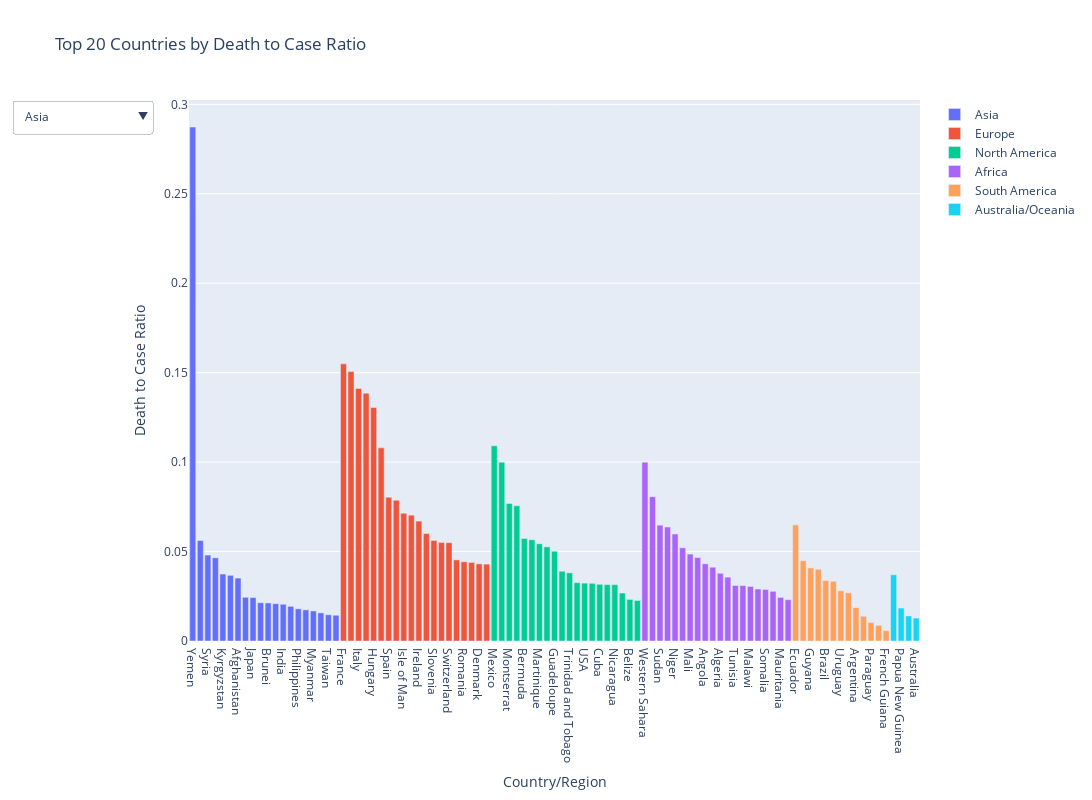

Notebook code for this chart:
### Code cell
import plotly.graph_objects as go

# Load the data
df = pd.read_csv('sheets/worldometer_data_original.csv')

# Calculate the ratio of Total Deaths per Total Cases
df['Death_Case_Ratio'] = df['TotalDeaths'] / df['TotalCases']

# Drop rows with missing values in relevant columns
df = df.dropna(subset=['TotalDeaths', 'Country/Region', 'Continent', 'Death_Case_Ratio'])

# Sort values based on Death to Case ratio
df = df.sort_values(['Death_Case_Ratio'], ascending=False)

# Creating the main figure
fig = go.Figure()

# Creating a list of continents
continents = df['Continent'].unique()

# Adding data to the figure for each continent
for continent in continents:
    subset = df[df['Continent'] == continent]
    fig.add_trace(
        go.Bar(
            x=subset.head(20)['Country/Region'],
            y=subset.head(20)['Death_Case_Ratio'],
            name=continent
        )
    )

# Updating the layout to create the dropdown menu
fig.update_layout(
    updatemenus=[
        dict(
            active=0,
            buttons=[
                dict(label=continent,
                     method="update",
                     args=[{"visible": [continent == c for c in continents]},
                           {"title": f"Top 20 Countries in {continent} by Death to Case Ratio"}])
                for continent in continents
            ]
        )
    ]
)

# Updating the layout to adjust the figure size and add axis labels
fig.update_layout(
    title_text="Top 20 Countries by Death to Case Ratio",
    xaxis_title="Country/Region",
    yaxis_title="Death to Case Ratio",
    width=1200,
    height=800
)

# Setting the first continent to be visible by default
fig.data[0].visible = True

# Show the plot
fig.show()

### Figure 1 — Plotly figure (JSON) as saved in the notebook; plotly's stock layout.template omitted (floating-point values rounded to 4 significant figures)
{"data": [{"name": "Asia", "type": "bar", "visible": true, "x": ["Yemen", "Iran", "Syria", "Indonesia", "Kyrgyzstan", "Iraq", "Afghanistan", "Turkey", "Japan", "Pakistan", "Brunei ", "S. Korea", "India", "Armenia", "Philippines", "Thailand", "Myanmar", "Cyprus", "Taiwan", "Azerbaijan"], "y": [0.2873, 0.05615, 0.04805, 0.04649, 0.03743, 0.03671, 0.03518, 0.02444, 0.02428, 0.02141, 0.02128, 0.02087, 0.02056, 0.01939, 0.018, 0.01742, 0.01681, 0.01573, 0.01468, 0.01441]}, {"name": "Europe", "type": "bar", "x": ["France", "UK", "Italy", "Belgium", "Hungary", "Netherlands", "Spain", "Channel Islands", "Isle of Man", "Sweden", "Ireland", "San Marino", "Slovenia", "Andorra", "Switzerland", "North Macedonia", "Romania", "Finland", "Denmark", "Germany"], "y": [0.1549, 0.1506, 0.1412, 0.1386, 0.1305, 0.108, 0.08039, 0.07873, 0.07143, 0.07035, 0.06704, 0.06009, 0.05623, 0.05508, 0.05497, 0.04535, 0.04432, 0.04395, 0.04313, 0.04299]}, {"name": "North America", "type": "bar", "x": ["Mexico", "Sint Maarten", "Montserrat", "Canada", "Bermuda", "Saint Martin", "Martinique", "Barbados", "Guadeloupe", "Guatemala", "Trinidad and Tobago", "Antigua and Barbuda", "USA", "Curaçao", "Cuba", "Honduras", "Nicaragua", "El Salvador", "Belize", "Haiti"], "y": [0.1092, 0.1, 0.07692, 0.07562, 0.05732, 0.0566, 0.05435, 0.05263, 0.05018, 0.039, 0.0381, 0.03261, 0.03235, 0.03226, 0.03171, 0.03155, 0.03152, 0.02682, 0.02326, 0.02267]}, {"name": "Africa", "type": "bar", "x": ["Western Sahara", "Chad", "Sudan", "Liberia", "Niger", "Egypt", "Mali", "Burkina Faso", "Angola", "Tanzania", "Algeria", "Sierra Leone", "Tunisia", "Lesotho", "Malawi", "Mauritius", "Somalia", "Zambia", "Mauritania", "DRC"], "y": [0.1, 0.08068, 0.06477, 0.06373, 0.05984, 0.05211, 0.04859, 0.04663, 0.04316, 0.04126, 0.03786, 0.0357, 0.03106, 0.031, 0.03051, 0.02907, 0.02882, 0.02778, 0.02436, 0.0231]}, {"name": "South America", "type": "bar", "x": ["Ecuador", "Peru", "Guyana", "Bolivia", "Brazil", "Colombia", "Uruguay", "Chile", "Argentina", "Suriname", "Paraguay", "Venezuela", "French Guiana"], "y": [0.06491, 0.04485, 0.04089, 0.04009, 0.03381, 0.03338, 0.02807, 0.02697, 0.01863, 0.01384, 0.01035, 0.008745, 0.005783]}, {"name": "Australia/Oceania", "type": "bar", "x": ["Fiji", "Papua New Guinea", "New Zealand", "Australia"], "y": [0.03704, 0.0184, 0.01402, 0.01282]}], "layout": {"height": 800, "title": {"text": "Top 20 Countries by Death to Case Ratio"}, "updatemenus": [{"active": 0, "buttons": [{"args": [{"visible": [true, false, false, false, false, false]}, {"title": "Top 20 Countries in Asia by Death to Case Ratio"}], "label": "Asia", "method": "update"}, {"args": [{"visible": [false, true, false, false, false, false]}, {"title": "Top 20 Countries in Europe by Death to Case Ratio"}], "label": "Europe", "method": "update"}, {"args": [{"visible": [false, false, true, false, false, false]}, {"title": "Top 20 Countries in North America by Death to Case Ratio"}], "label": "North America", "method": "update"}, {"args": [{"visible": [false, false, false, true, false, false]}, {"title": "Top 20 Countries in Africa by Death to Case Ratio"}], "label": "Africa", "method": "update"}, {"args": [{"visible": [false, false, false, false, true, false]}, {"title": "Top 20 Countries in South America by Death to Case Ratio"}], "label": "South America", "method": "update"}, {"args": [{"visible": [false, false, false, false, false, true]}, {"title": "Top 20 Countries in Australia/Oceania by Death to Case Ratio"}], "label": "Australia/Oceania", "method": "update"}]}], "width": 1200, "xaxis": {"title": {"text": "Country/Region"}}, "yaxis": {"title": {"text": "Death to Case Ratio"}}}}
